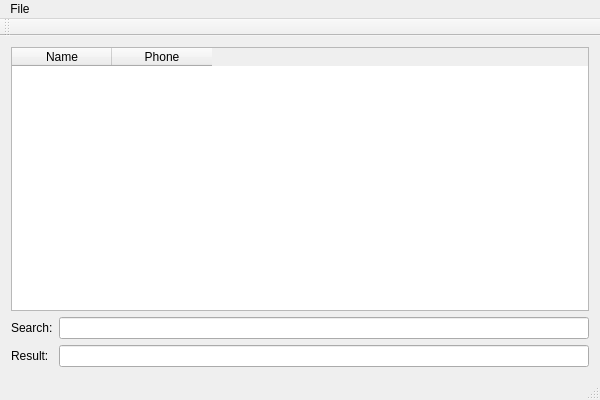
<?xml version="1.0" encoding="UTF-8"?>
<ui version="4.0">
 <class>PhoneDirectoryDevice</class>
 <widget class="QMainWindow" name="PhoneDirectoryDevice">
  <property name="geometry">
   <rect>
    <x>0</x>
    <y>0</y>
    <width>600</width>
    <height>400</height>
   </rect>
  </property>
  <property name="windowTitle">
   <string>Phone Directory Device</string>
  </property>
  <widget class="QWidget" name="centralWidget">
   <layout class="QVBoxLayout" name="verticalLayout_3">
    <item>
     <widget class="QTableWidget" name="tb_list">
      <column>
       <property name="text">
        <string>Name</string>
       </property>
      </column>
      <column>
       <property name="text">
        <string>Phone</string>
       </property>
      </column>
     </widget>
    </item>
    <item>
     <layout class="QHBoxLayout" name="horizontalLayout">
      <item>
       <layout class="QVBoxLayout" name="verticalLayout">
        <item>
         <widget class="QLabel" name="label">
          <property name="text">
           <string>Search:</string>
          </property>
         </widget>
        </item>
        <item>
         <widget class="QLabel" name="label_2">
          <property name="text">
           <string>Result:</string>
          </property>
         </widget>
        </item>
       </layout>
      </item>
      <item>
       <layout class="QVBoxLayout" name="verticalLayout_2">
        <item>
         <widget class="QLineEdit" name="edt_search"/>
        </item>
        <item>
         <widget class="QLineEdit" name="edt_result"/>
        </item>
       </layout>
      </item>
     </layout>
    </item>
   </layout>
  </widget>
  <widget class="QMenuBar" name="menuBar">
   <property name="geometry">
    <rect>
     <x>0</x>
     <y>0</y>
     <width>600</width>
     <height>25</height>
    </rect>
   </property>
   <widget class="QMenu" name="menuFile">
    <property name="title">
     <string>File</string>
    </property>
    <addaction name="actionAdd_User"/>
    <addaction name="actionRemove_User"/>
   </widget>
   <addaction name="menuFile"/>
  </widget>
  <widget class="QToolBar" name="mainToolBar">
   <attribute name="toolBarArea">
    <enum>TopToolBarArea</enum>
   </attribute>
   <attribute name="toolBarBreak">
    <bool>false</bool>
   </attribute>
  </widget>
  <widget class="QStatusBar" name="statusBar"/>
  <action name="actionAdd_User">
   <property name="text">
    <string>Add User</string>
   </property>
  </action>
  <action name="actionRemove_User">
   <property name="text">
    <string>Remove User</string>
   </property>
  </action>
 </widget>
 <layoutdefault spacing="6" margin="11"/>
 <resources/>
 <connections/>
</ui>
